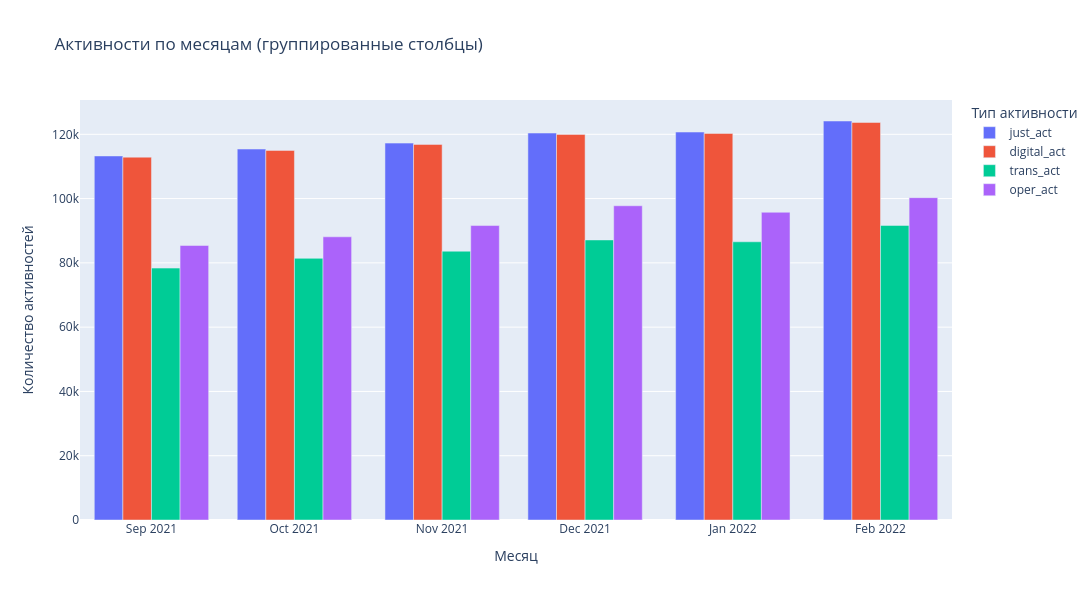
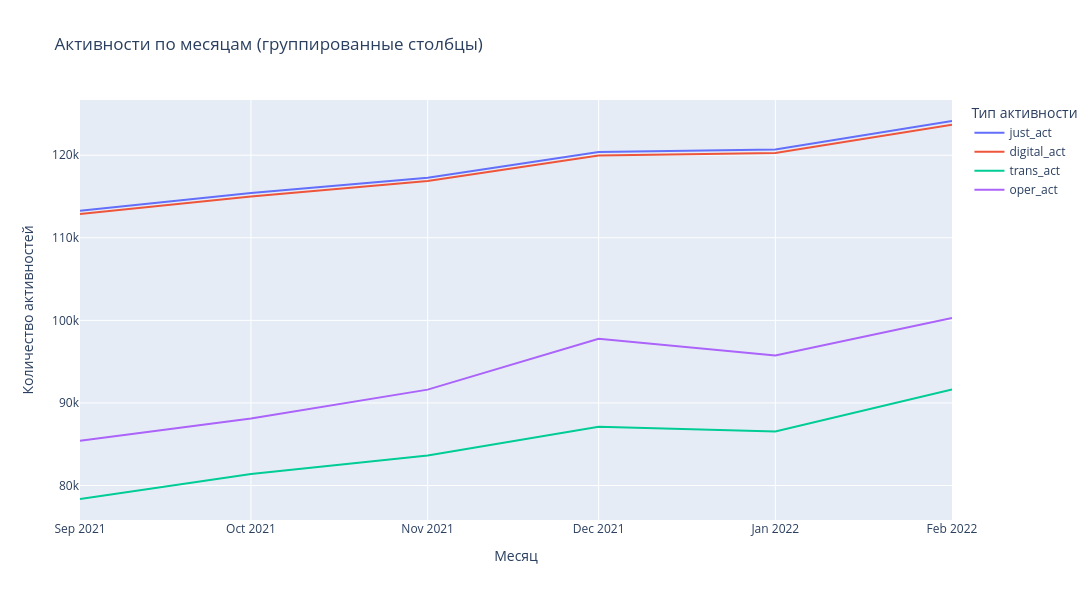

Notebook code cell kept with these figures, in order:
### Markdown cell above
### активные клиенты приложения $\rightarrow$

удержание когорты клиентов, что пришли в сентрябре и ранее держится на довольно хорошем уровне и начинает резко падать только спустя три месяца. дело в том, что в данной когорте учитываютяс все лояльные клиенты, что были наработаны банком годам и для которых банк успел стать основным, в отличие от другим когорт, где учитываются только новые клиенты, что еще не успели привыкнуть к продукту. можно отметить, что на дальней дистанции хуже всего себя показала октябрьская когорта, что к январю-февралю потеряла больше трети привлеченных пользователей. связано это в свою очередь это может быть с загруженностью населения временным накопленнием средств перед праздниками

### транзакционно-активные клиенты банка $\rightarrow$

retention также высок, хоть и меньше, чем в случае активных клиентов приложения. спад происходит более планомерно

### активные клиенты банка $\rightarrow$

ситуация в целом повторяет картину активных клиентов приложения. это также видно на линейных графиках, где динамика двух типов клиентов совпадает

### операционно-активные клиенты банка $\rightarrow$

был обнаружен очень интересный случай: retention спустя три месяца вырос до 100%, а после несколько упал. это может свидетельствовать о успешно проведенной маркетинговой кампании и работе с имеющейся клиентской базой. в том числе не стоит отрицать сезонное влияние

### Code cell
import plotly.express as px

# Группируем данные
df_gr = dfc.groupby('VALUE_DAY_CURRENT').agg({
                                        'just_act': 'sum',
                                        'digital_act': 'sum',
                                        'trans_act': 'sum',
                                        'oper_act': 'sum'
                                    }).reset_index()

df_gr['month_year'] = pd.to_datetime(df_gr['VALUE_DAY_CURRENT']).dt.to_period('M').astype(str)

fig = px.bar(
    df_gr,
    x='month_year',  
    y=['just_act', 'digital_act', 'trans_act', 'oper_act'],
    barmode='group',
    title='Активности по месяцам (группированные столбцы)',
    labels={'month_year': 'Месяц', 
            'value': 'Количество активностей', 
            'variable': 'Тип активности'},
)

fig.update_layout(
    legend_title='Тип активности',
    width=1200, 
    height=600
)

fig.show()

df_gr['month_year'] = pd.to_datetime(df_gr['VALUE_DAY_CURRENT']).dt.to_period('M').astype(str)

fig = px.line(
    df_gr,
    x='month_year',  
    y=['just_act', 'digital_act', 'trans_act', 'oper_act'],
    title='Активности по месяцам (группированные столбцы)',
    labels={'month_year': 'Месяц', 
            'value': 'Количество активностей', 
            'variable': 'Тип активности'},
)

fig.update_layout(
    legend_title='Тип активности',
    width=1200, 
    height=600
)

fig.show()

### Figure 1 — Plotly figure (JSON) as saved in the notebook; plotly's stock layout.template omitted (floating-point values rounded to 4 significant figures)
{"data": [{"alignmentgroup": "True", "hovertemplate": "Тип активности=just_act<br>Месяц=%{x}<br>Количество активностей=%{y}<extra></extra>", "legendgroup": "just_act", "marker": {"color": "#636efa", "pattern": {"shape": ""}}, "name": "just_act", "offsetgroup": "just_act", "orientation": "v", "showlegend": true, "textposition": "auto", "type": "bar", "x": ["2021-09", "2021-10", "2021-11", "2021-12", "2022-01", "2022-02"], "xaxis": "x", "y": [113265, 115412, 117257, 120394, 120701, 124140], "yaxis": "y"}, {"alignmentgroup": "True", "hovertemplate": "Тип активности=digital_act<br>Месяц=%{x}<br>Количество активностей=%{y}<extra></extra>", "legendgroup": "digital_act", "marker": {"color": "#EF553B", "pattern": {"shape": ""}}, "name": "digital_act", "offsetgroup": "digital_act", "orientation": "v", "showlegend": true, "textposition": "auto", "type": "bar", "x": ["2021-09", "2021-10", "2021-11", "2021-12", "2022-01", "2022-02"], "xaxis": "x", "y": [112885, 114998, 116863, 119976, 120267, 123690], "yaxis": "y"}, {"alignmentgroup": "True", "hovertemplate": "Тип активности=trans_act<br>Месяц=%{x}<br>Количество активностей=%{y}<extra></extra>", "legendgroup": "trans_act", "marker": {"color": "#00cc96", "pattern": {"shape": ""}}, "name": "trans_act", "offsetgroup": "trans_act", "orientation": "v", "showlegend": true, "textposition": "auto", "type": "bar", "x": ["2021-09", "2021-10", "2021-11", "2021-12", "2022-01", "2022-02"], "xaxis": "x", "y": [78372, 81411, 83634, 87133, 86558, 91643], "yaxis": "y"}, {"alignmentgroup": "True", "hovertemplate": "Тип активности=oper_act<br>Месяц=%{x}<br>Количество активностей=%{y}<extra></extra>", "legendgroup": "oper_act", "marker": {"color": "#ab63fa", "pattern": {"shape": ""}}, "name": "oper_act", "offsetgroup": "oper_act", "orientation": "v", "showlegend": true, "textposition": "auto", "type": "bar", "x": ["2021-09", "2021-10", "2021-11", "2021-12", "2022-01", "2022-02"], "xaxis": "x", "y": [85414, 88108, 91616, 97769, 95749, 100290], "yaxis": "y"}], "layout": {"barmode": "group", "height": 600, "legend": {"title": {"text": "Тип активности"}, "tracegroupgap": 0}, "title": {"text": "Активности по месяцам (группированные столбцы)"}, "width": 1200, "xaxis": {"anchor": "y", "domain": [0, 1], "title": {"text": "Месяц"}}, "yaxis": {"anchor": "x", "domain": [0, 1], "title": {"text": "Количество активностей"}}}}

### Figure 2 — Plotly figure (JSON) as saved in the notebook; plotly's stock layout.template omitted (floating-point values rounded to 4 significant figures)
{"data": [{"hovertemplate": "Тип активности=just_act<br>Месяц=%{x}<br>Количество активностей=%{y}<extra></extra>", "legendgroup": "just_act", "line": {"color": "#636efa", "dash": "solid"}, "marker": {"symbol": "circle"}, "mode": "lines", "name": "just_act", "orientation": "v", "showlegend": true, "type": "scatter", "x": ["2021-09", "2021-10", "2021-11", "2021-12", "2022-01", "2022-02"], "xaxis": "x", "y": [113265, 115412, 117257, 120394, 120701, 124140], "yaxis": "y"}, {"hovertemplate": "Тип активности=digital_act<br>Месяц=%{x}<br>Количество активностей=%{y}<extra></extra>", "legendgroup": "digital_act", "line": {"color": "#EF553B", "dash": "solid"}, "marker": {"symbol": "circle"}, "mode": "lines", "name": "digital_act", "orientation": "v", "showlegend": true, "type": "scatter", "x": ["2021-09", "2021-10", "2021-11", "2021-12", "2022-01", "2022-02"], "xaxis": "x", "y": [112885, 114998, 116863, 119976, 120267, 123690], "yaxis": "y"}, {"hovertemplate": "Тип активности=trans_act<br>Месяц=%{x}<br>Количество активностей=%{y}<extra></extra>", "legendgroup": "trans_act", "line": {"color": "#00cc96", "dash": "solid"}, "marker": {"symbol": "circle"}, "mode": "lines", "name": "trans_act", "orientation": "v", "showlegend": true, "type": "scatter", "x": ["2021-09", "2021-10", "2021-11", "2021-12", "2022-01", "2022-02"], "xaxis": "x", "y": [78372, 81411, 83634, 87133, 86558, 91643], "yaxis": "y"}, {"hovertemplate": "Тип активности=oper_act<br>Месяц=%{x}<br>Количество активностей=%{y}<extra></extra>", "legendgroup": "oper_act", "line": {"color": "#ab63fa", "dash": "solid"}, "marker": {"symbol": "circle"}, "mode": "lines", "name": "oper_act", "orientation": "v", "showlegend": true, "type": "scatter", "x": ["2021-09", "2021-10", "2021-11", "2021-12", "2022-01", "2022-02"], "xaxis": "x", "y": [85414, 88108, 91616, 97769, 95749, 100290], "yaxis": "y"}], "layout": {"height": 600, "legend": {"title": {"text": "Тип активности"}, "tracegroupgap": 0}, "title": {"text": "Активности по месяцам (группированные столбцы)"}, "width": 1200, "xaxis": {"anchor": "y", "domain": [0, 1], "title": {"text": "Месяц"}}, "yaxis": {"anchor": "x", "domain": [0, 1], "title": {"text": "Количество активностей"}}}}
